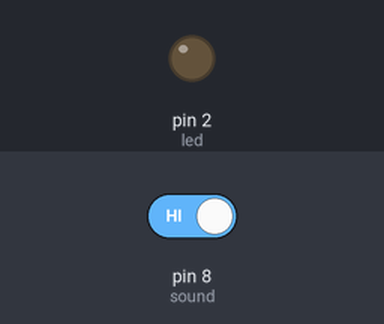
Bench run of a sketch on a simulated Arduino Uno, built with avr-gcc and run on an emulated ATmega328P. Shown: output pins drawn as LEDs (lit = HIGH). Dashed ring = blinking. Inputs (shaded band) come from the test bench; at power-on: pin 8 (sound) HIGH. What the sketch prints to the serial monitor is not drawn.

Above: at 1.2 s.
1.3 s: pin 8 (sound) driven LOW
At 1.45 s:
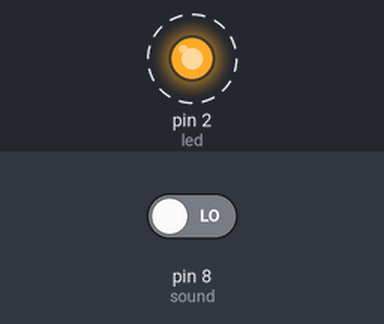
4.3 s: pin 8 (sound) driven HIGH
At 5.2 s:
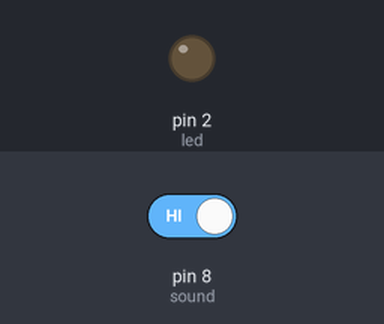
Timing chart, 0 to 7.3 s (numbered marks = the images above; inputs shaded):
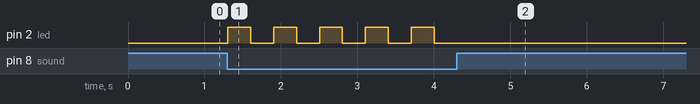

The sketch:

aris_sensor_suara_grove.ino
```cpp
#define sound 8
#define led 2
int a = 0;
void setup() {
  Serial.begin(9600);
  pinMode(sound, INPUT);
  pinMode(led, OUTPUT);
}

void loop() {
 int nilai = digitalRead(sound);
 Serial.println(nilai);
  if(nilai==LOW) {
    a++;
  if(a%2==0){
    digitalWrite(led, LOW);
  }
  if(a%2==1){
    digitalWrite(led, HIGH);
  }
  delay(300);
  }
}
```

Measured:
- after the input at 1.3 s, pin 2 (led): alternates HIGH for 0.30 s and LOW for 0.30 s, starting at once
- after the input at 4.3 s, pin 2 (led): stops changing and stays LOW
